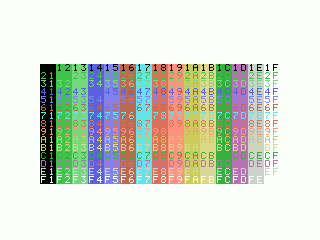
#> input picture appE/captures/plate_eu_colour_f0060.png, 320 x 240 px, given in place of flags_f0010.png, which was not available
$ python fig07.py
#> lines starting #> are read from the running program, lines starting #| are printed output that depends on the picture; pictures that were not available may be replaced by others from this repository, and a replacement may not be noted
### tools/meas.py
"""meas.py -- the geometry of the capture, measured once on day 1.

Every later measurement reads pixels through these numbers. Sources: hello.rom
(the paper and the border), the border clock (gen_border.py, meas_border.py),
and the frame flag of counter.rom. 50 Hz machine (MSXBOOK_EU16) unless said.
"""
CAPTURE_W, CAPTURE_H = 320, 240        # screenshot -raw and the recorded film
PAPER_X0, PAPER_Y0 = 32, 24            # top-left pixel of the paper in the capture
PAPER_W, PAPER_H = 256, 192
BORDER_PIXELS = CAPTURE_W * CAPTURE_H - PAPER_W * PAPER_H      # 27 648

T_PER_LINE = 228                       # measured: +228 T moves the stripe one row down
PX_PER_T = 1.5                         # measured: +16 T moves the stripe end 24 pixels
PX_PER_LINE = 342                      # 228 x 1.5: +228 T = +342 in raster order
T_PER_FRAME = {"MSXBOOK_EU16": 71364,  # measured: 313 lines
               "MSXBOOK_JP16": 59736}  # measured: 262 lines
LINES_PER_FRAME = {"MSXBOOK_EU16": 313, "MSXBOOK_JP16": 262}

# openMSX numbers the lines of a frame from 0 (VDP_cycle_in_frame // 1368).
# On the 50 Hz machine, capture row r is frame line r + 45, so the paper
# (rows 24-215) is frame lines 69-260, and the interrupt handler starts in
# frame line 261, 66-70 T-states into the first line under the paper.
FRAME_LINE_OF_ROW0 = {"MSXBOOK_EU16": 45}
PAPER_FRAME_LINE0 = {"MSXBOOK_EU16": 69, "MSXBOOK_JP16": 42}   # JP: from the handler line (234 - 192)

# A register write made by OUT (C),r that starts at T-state t of a line shows
# at capture x = ceil(1.5 t - 16): the colour changes at the next whole pixel.
OUT_C_X_OFFSET = -16

# The columns the VDP draws: 13 of border, 256 of paper, 15 of border. Outside
# them openMSX 20.0 and later repeat the colour of column 19 or 302, where 19.1
# and earlier show a change of colour where it happens (chapter 4, edge.asm).
# Captures are compared between versions inside these columns.
DRAWN = (19, 302)


def paper(x, y):
    """capture coordinates of paper pixel (x, y)"""
    return PAPER_X0 + x, PAPER_Y0 + y


def raster(x, y):
    """position of capture pixel (x, y) in raster order, in pixels of a full line"""
    return y * PX_PER_LINE + x

### ch07/fig07.py
#!/usr/bin/env python3
"""fig07.py - the figure of chapter 7, cropped from the capture.

The crop is whole 8 x 8 character cells of the paper, from the headings to the
last line; enlargement is by a whole number, nearest neighbour, to at least
300 dpi at the printed width. Nothing is added. The digits and the boxes were
drawn by the MSX, in black ink on white paper.
"""
import math
import os
import sys

from PIL import Image

HERE = os.path.dirname(os.path.abspath(__file__))
sys.path.insert(0, os.path.join(os.path.dirname(HERE), "tools"))
sys.path.insert(0, HERE)
import meas  # noqa: E402
import gen07  # noqa: E402

CAP = os.path.join(HERE, "captures")
MIN_DPI = 300
WIDTH = {"fig07_1": 10.5}           # chapter07.py uses the same numbers


def paper(name, col0, row0, cols, rows):
#> called with name = 'flags_f0010.png', col0 = 0, row0 = 1, cols = 32, rows = 23
    x0, y0 = meas.paper(8 * col0, 8 * row0)
    im = Image.open(os.path.join(CAP, name)).convert("RGB")
#> im is the input picture: PIL image 320x240 RGB; mean R, G, B 212.5, 219.6, 207.6
    return im.crop((x0, y0, x0 + 8 * cols, y0 + 8 * rows))
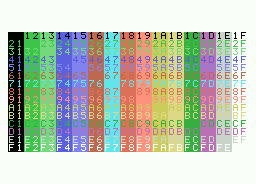
#> returned value: PIL image 256x184 RGB; mean R, G, B 189.4, 197.3, 182.2


def enlarge(im, width_cm):
    f = math.ceil(MIN_DPI * width_cm / 2.54 / im.width)
    return im.resize((im.width * f, im.height * f), Image.NEAREST), f


def main():
    first = gen07.FLAG_ROW0 - 2                                  # the headings
    last = gen07.FLAG_ROW0 + gen07.FLAG_STEP * (len(gen07.FLAGS) - 1)
    # 7.1 - flags.rom: the headings to the last line, column 0 to the F column
    made = {"fig07_1": paper("flags_f0010.png", 0, first, gen07.FLAG_COLS["F"] + 2,
                             last - first + 1)}
    out = {}
    for name, im in made.items():
        big, f = enlarge(im, WIDTH[name])
        path = os.path.join(HERE, f"{name}.png")
        big.save(path)
        out[name] = (path, WIDTH[name], f, big.size)
#> this loop made 1 pass
#> (name, f) on pass 1: ('fig07_1', 5)
#> pass 1, in main, `big, f = enlarge(im, WIDTH[name])`:
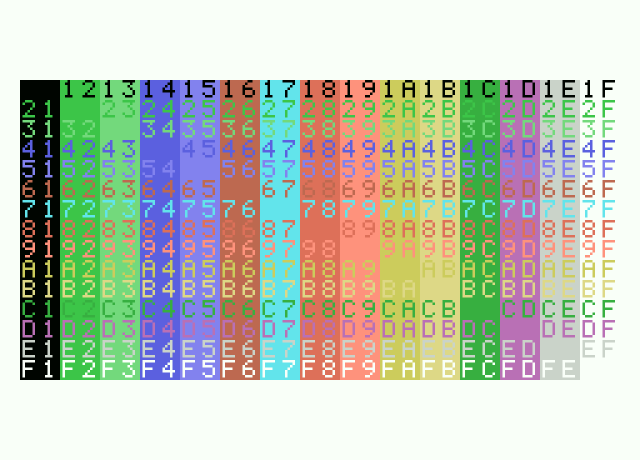
#> big: PIL image 1280x920 RGB (shown at 1/2 size); mean R, G, B 189.4, 197.3, 182.2
#> after the loop, out = 1 item
    return out


if __name__ == "__main__":
    for name, (path, w, f, size) in main().items():
        print(f"{name}: x{f} -> {size[0]} x {size[1]} px, {w} cm, {size[0] / (w / 2.54):.0f} dpi")

$ run again, on appE/figE_1.png
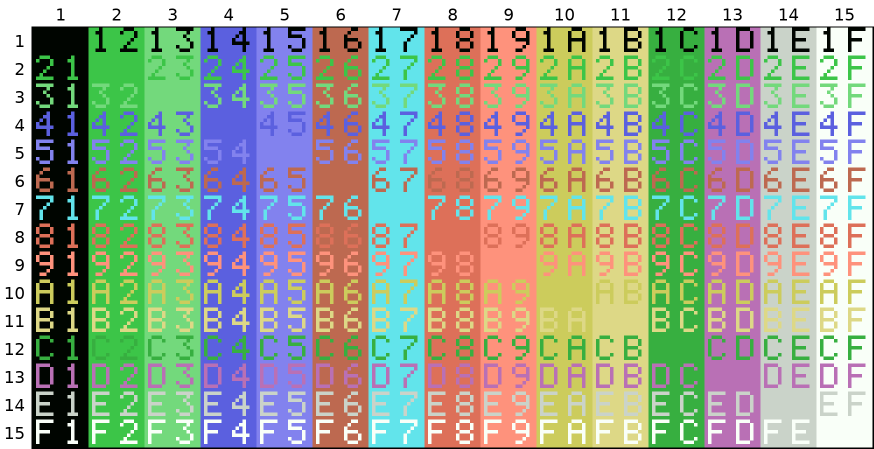
#> input picture appE/figE_1.png, 1747 x 897 px, given in place of flags_f0010.png, which was not available (shown at 1/2 size)
#> in paper, im is the input picture: PIL image 1747x897 RGB; mean R, G, B 159.2, 167.3, 149.1
#> in paper, `return im.crop((x0, y0, x0 + 8 * cols, y0 + 8 * rows))`:
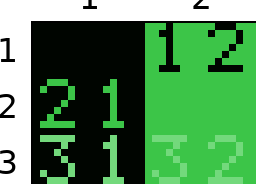
#> returned value: PIL image 256x184 RGB; mean R, G, B 80.7, 136, 85.4
#> the loop in main, `for name, im in made.items():` made 1 pass
#> (name, f) on pass 1: ('fig07_1', 5)
#> pass 1, in main, `big, f = enlarge(im, WIDTH[name])`:
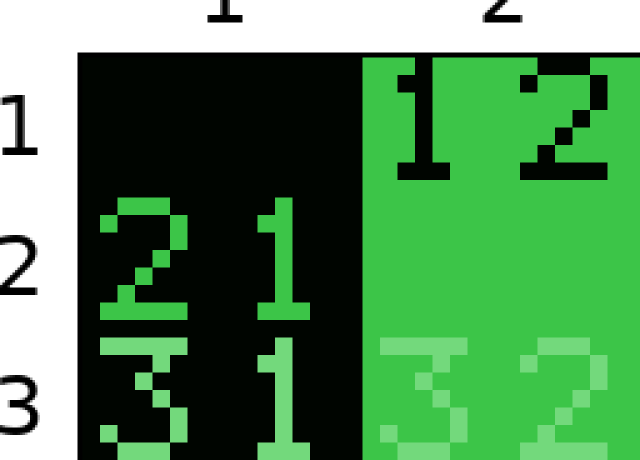
#> big: PIL image 1280x920 RGB (shown at 1/2 size); mean R, G, B 80.7, 136, 85.4
#> after the loop in main, `for name, im in made.items():`: out = 1 item

$ run again, on appH/figH_1.png
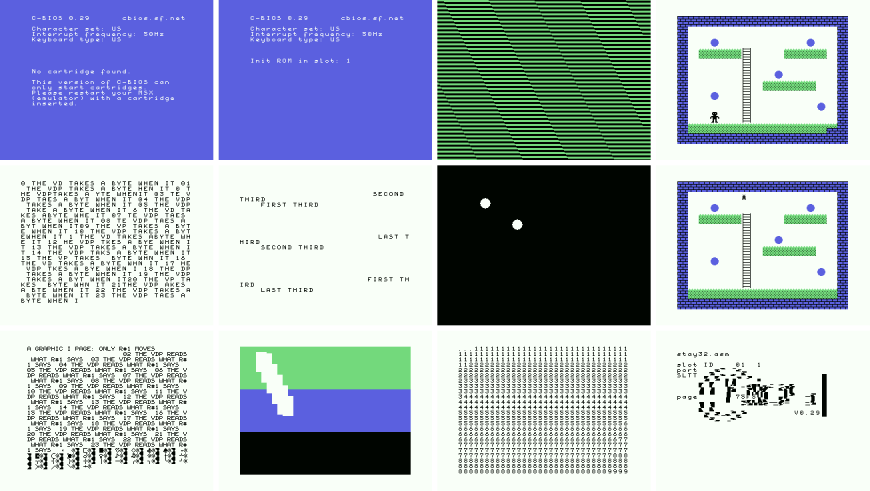
#> input picture appH/figH_1.png, 2608 x 1472 px, given in place of flags_f0010.png, which was not available (shown at 1/3 size)
#> in paper, im is the input picture: PIL image 2608x1472 RGB; mean R, G, B 164.8, 176.6, 190.3
#> in paper, `return im.crop((x0, y0, x0 + 8 * cols, y0 + 8 * rows))`:
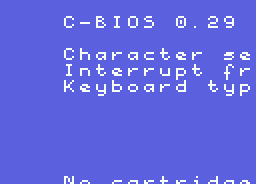
#> returned value: PIL image 256x184 RGB; mean R, G, B 98.6, 103.6, 224.2
#> the loop in main, `for name, im in made.items():` made 1 pass
#> (name, f) on pass 1: ('fig07_1', 5)
#> pass 1, in main, `big, f = enlarge(im, WIDTH[name])`:
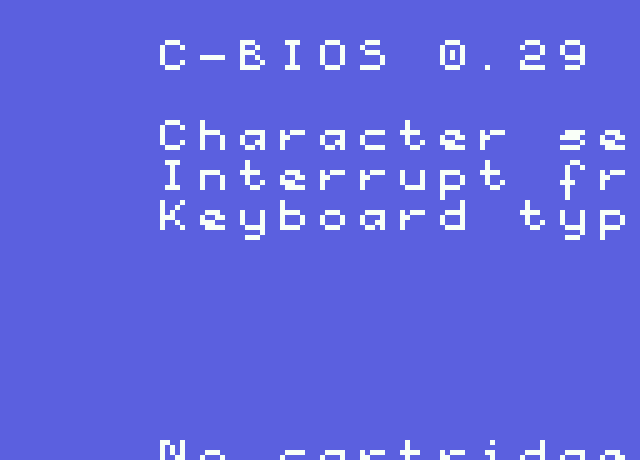
#> big: PIL image 1280x920 RGB (shown at 1/2 size); mean R, G, B 98.6, 103.6, 224.2
#> after the loop in main, `for name, im in made.items():`: out = 1 item
